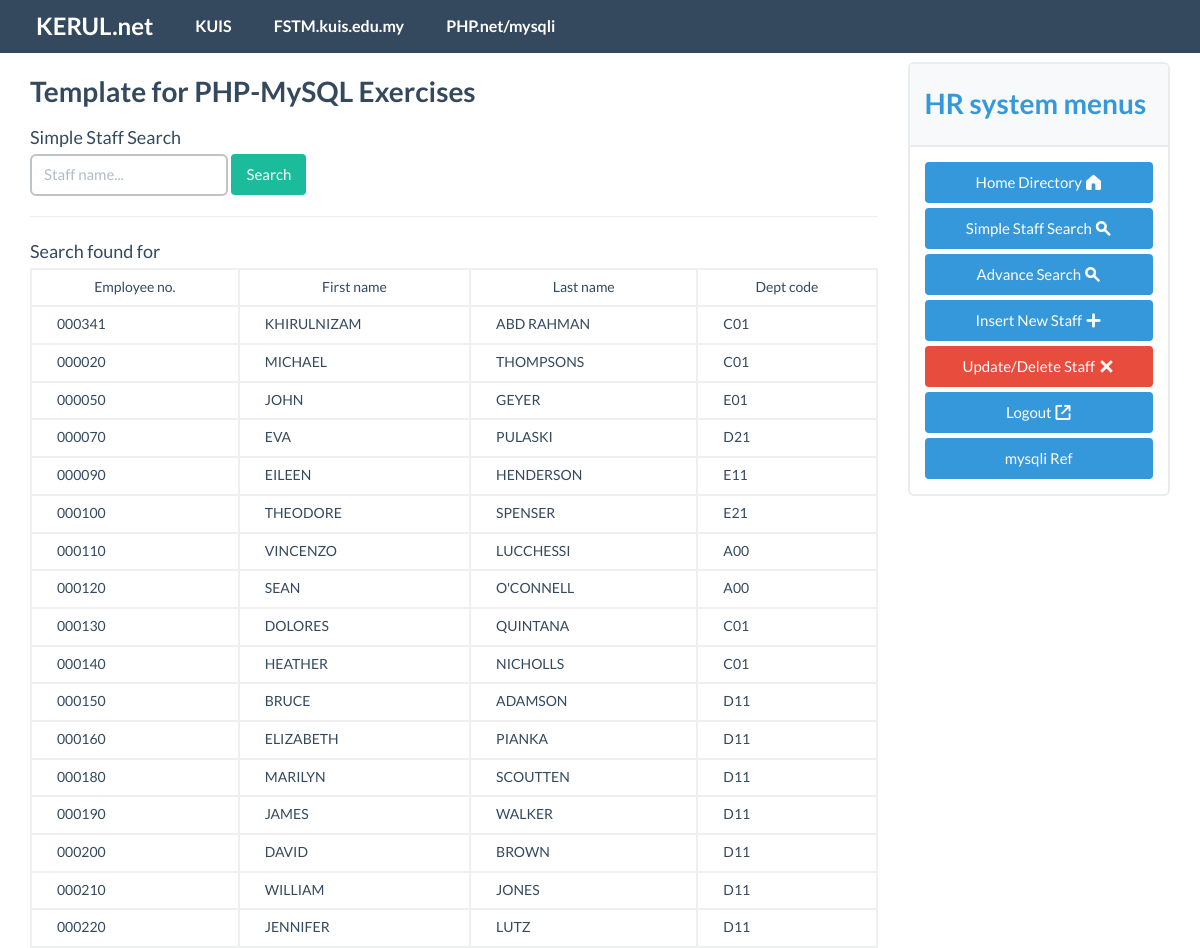
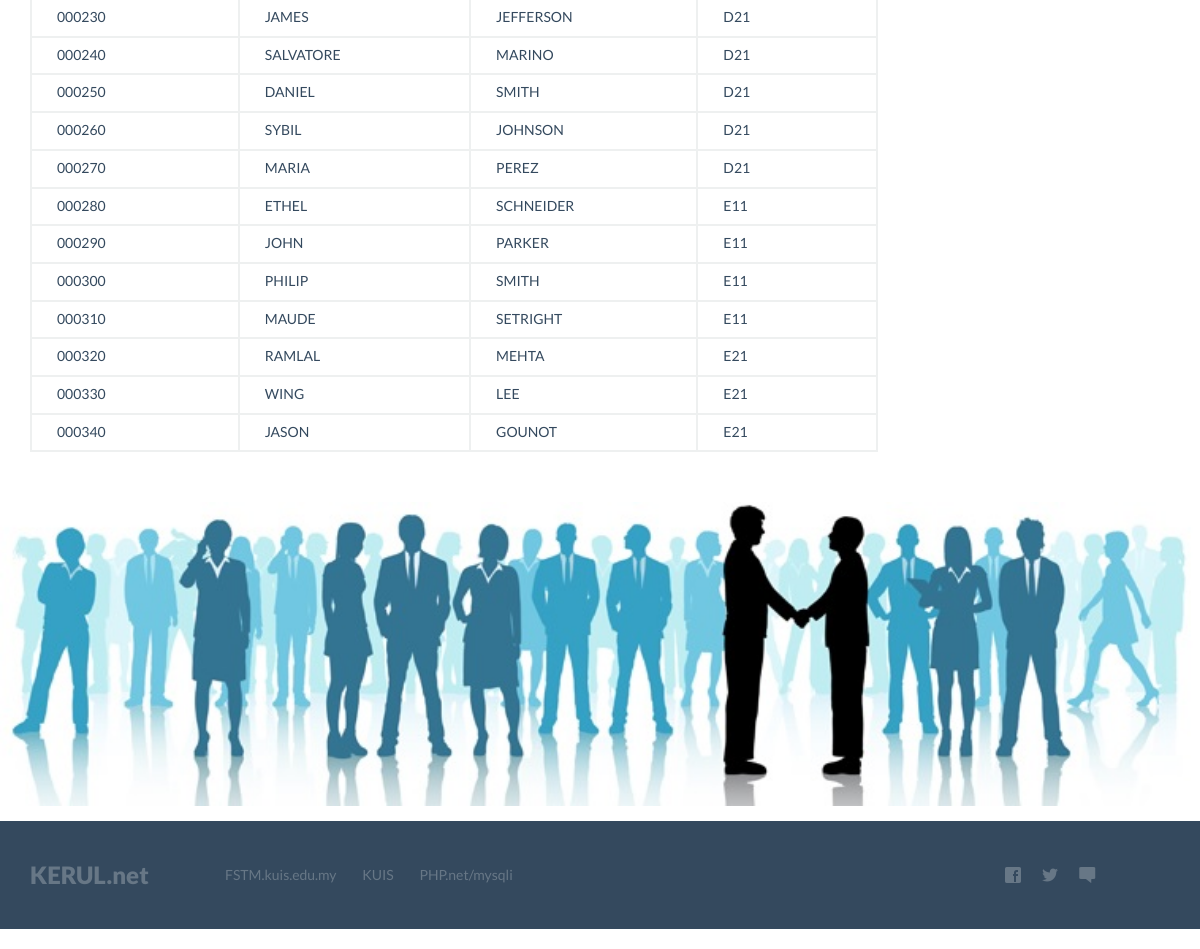
Page /simple-search.php on the committed database (2 pictures, top to bottom).
### tables this page shows
CREATE TABLE `employee` (
`EMPNO` varchar(6) NOT NULL default '',
`FIRSTNAME` varchar(20) default NULL,
`MIDINT` char(1) default NULL,
`LASTNAME` varchar(20) default NULL,
`WORKDEPT` char(3) default NULL,
`PHONENO` varchar(4) default NULL,
`HIREDATE` date default NULL,
`JOB` varchar(8) default NULL,
`EDLEVEL` smallint(6) default NULL,
`SEX` char(1) default NULL,
`BIRTHDATE` date default NULL,
`SALARY` decimal(9,2) default NULL,
`BONUS` decimal(9,2) default NULL,
`COMM` decimal(9,2) default NULL,
PRIMARY KEY (`EMPNO`),
FULLTEXT KEY `JOB` (`JOB`)
);

### simple-search.php (the view)
<?php
include ("inc/dbconn.php");
include ("inc/header-navbar.php");?>
<div class="container">
	<br>
	<br>
  <div class="row">
	  <div class="col-md-9" name="maincontent" id="maincontent">
		<h5>Template for PHP-MySQL Exercises</h5>
		Simple Staff Search<br>
		<form class="form-inline" role="form" name="" action="" method="GET">
			  <input class="form-control" name="staffname" type="text" placeholder="Staff name...">
			  <input class="btn btn-embosed btn-primary" type="submit" value="Search">
		</form>
		<hr>
		<?php
			$searchkey=$_GET['staffname'];
			$sql="SELECT EMPNO, FIRSTNAME, LASTNAME, WORKDEPT
			FROM employee
			WHERE FIRSTNAME LIKE '%$searchkey%'";
			$qr=mysqli_query($db,$sql);
			if(mysqli_num_rows($qr)==0){
				echo "Sorry, no match found!";
			}else{
				echo "Search found for $searchkey";
				?>
				<table width="90%"
				class='table table-hover table-bordered'>
						<tr align="center">
							<td>Employee no.</td>
							<td>First name</td>
							<td>Last name</td>
							<td>Dept code</td>
						</tr>
				<?php
					while($rekod=mysqli_fetch_array($qr)){
						echo "<tr>";
						echo "<td>".$rekod['EMPNO']."</td>";
						echo "<td>".$rekod['FIRSTNAME']."</td>";
						echo "<td>".$rekod['LASTNAME']."</td>";
						echo "<td>".$rekod['WORKDEPT']."</td>";
						echo "<tr>";
					}
			}
		?>
		</table>
	</div>
	<?php
		include ("inc/sidebar-menu.php");
	?>
  </div>
</div>
<?php
include ("inc/footer.php");?>

### inc/header-navbar.php (shortened to what this page needs)
<!DOCTYPE html>
<html lang="en">
<head>
  <link rel="stylesheet" href="css/bootstrap.min.css">
  <link href="css/flat-ui-pro.css" rel="stylesheet">
</head>
<body>
    <div class="navbar navbar-inverse navbar-fixed-top" role="navigation">
      <div class="container">
        <div class="navbar-header">
          <a class="navbar-brand" href="http://KERUL.net" target="_blank">KERUL.net</a>
        </div>
        <div class="navbar-collapse collapse">
          <ul class="nav navbar-nav">
            <li><a href="http://www.kuis.edu.my" target="_blank">KUIS</a></li>
            <li><a href="http://FSTM.kuis.edu.my" target="_blank">FSTM.kuis.edu.my</a></li>
			<li><a href="http://php.net/mysqli" target="_blank">PHP.net/mysqli</a></li>
          </ul>
      </div>
    </div>
	</div>

### inc/sidebar-menu.php
<div class="col-md-3">
	<div class="panel panel-info">
		<div class="panel-heading"><h5>HR system menus</h5></div>
		<div class="panel-body">
			<a href="../mycompanyhr" class="btn btn-info btn-block">Home Directory
				<span class="fui-home"></span></a>
			<a href="search.php" class="btn btn-info btn-block">Simple Staff Search
				<span class="fui-search"></span></a>
			<a href="advance-search.php" class="btn btn-info btn-block">Advance Search
				<span class="fui-search"></span></a>
			<a href="insert-form.php" class="btn btn-info btn-block">Insert New Staff
				<span class="fui-plus"></span></a>
			<a href="search-update-delete.php" class="btn btn-danger btn-block">Update/Delete Staff
				<span class="fui-cross"></span></a>
			<a href="logout.php" class="btn btn-info btn-block">Logout
				<span class="fui-export"></span></a>
			<a href="http://php.net/mysqli" class="btn btn-info btn-block" target="_blank">mysqli Ref</a>
		</div>
	</div>
</div>

### inc/footer.php (shortened to what this page needs)
<div class="mtl pbl">
  <p align="center"><img src="img/logo-myhr.jpg" width="100%"></p>
      <div class="bottom-menu bottom-menu-inverse">
        <div class="container">
          <div class="row">
            <div class="col-md-2 col-sm-2">
              <a href="http://KERUL.net" target="new" class="bottom-menu-brand">KERUL.net</a>
            </div>
            <div class="col-md-8 col-sm-8">
              <ul class="bottom-menu-list">
			    <li><a href="http://fstm.kuis.edu.my" target="_blank">FSTM.kuis.edu.my</a></li>
				<li><a href="http://www.kuis.edu.my" target="_blank">KUIS</a></li>
				<li><a href="http://php.net/mysqli" target="_blank">PHP.net/mysqli</a></li>
              </ul>
            </div>
            <div class="col-md-2 col-sm-2">
              <ul class="bottom-menu-iconic-list">
                <li><a href="http://facebook.com/kerul.net" class="fui-facebook" target="new"></a></li>
                <li><a href="http://twitter.com/khirulnizam" class="fui-twitter" target="new"></a></li>
				<li><a href="tel:+60129034614" class="fui-chat" target="new"></a></li>
              </ul>
            </div>
          </div>
        </div>
      </div>
  </div>
  </body>
  </html>

### rows in the picture
employee: EMPNO "000341", FIRSTNAME "KHIRULNIZAM", LASTNAME "ABD RAHMAN", WORKDEPT "C01"
employee: EMPNO "000020", FIRSTNAME "MICHAEL", LASTNAME "THOMPSONS", WORKDEPT "C01"
employee: EMPNO "000050", FIRSTNAME "JOHN", LASTNAME "GEYER", WORKDEPT "E01"
employee: EMPNO "000070", FIRSTNAME "EVA", LASTNAME "PULASKI", WORKDEPT "D21"
employee: EMPNO "000090", FIRSTNAME "EILEEN", LASTNAME "HENDERSON", WORKDEPT "E11"
employee: EMPNO "000100", FIRSTNAME "THEODORE", LASTNAME "SPENSER", WORKDEPT "E21"
employee: EMPNO "000110", FIRSTNAME "VINCENZO", LASTNAME "LUCCHESSI", WORKDEPT "A00"
employee: EMPNO "000120", FIRSTNAME "SEAN", LASTNAME "O'CONNELL", WORKDEPT "A00"
employee: EMPNO "000130", FIRSTNAME "DOLORES", LASTNAME "QUINTANA", WORKDEPT "C01"
employee: EMPNO "000140", FIRSTNAME "HEATHER", LASTNAME "NICHOLLS", WORKDEPT "C01"
employee: EMPNO "000150", FIRSTNAME "BRUCE", LASTNAME "ADAMSON", WORKDEPT "D11"
employee: EMPNO "000160", FIRSTNAME "ELIZABETH", LASTNAME "PIANKA", WORKDEPT "D11"
employee: EMPNO "000180", FIRSTNAME "MARILYN", LASTNAME "SCOUTTEN", WORKDEPT "D11"
employee: EMPNO "000190", FIRSTNAME "JAMES", LASTNAME "WALKER", WORKDEPT "D11"
employee: EMPNO "000200", FIRSTNAME "DAVID", LASTNAME "BROWN", WORKDEPT "D11"
employee: EMPNO "000210", FIRSTNAME "WILLIAM", LASTNAME "JONES", WORKDEPT "D11"
employee: EMPNO "000220", FIRSTNAME "JENNIFER", LASTNAME "LUTZ", WORKDEPT "D11"
employee: EMPNO "000230", FIRSTNAME "JAMES", LASTNAME "JEFFERSON", WORKDEPT "D21"
employee: EMPNO "000240", FIRSTNAME "SALVATORE", LASTNAME "MARINO", WORKDEPT "D21"
employee: EMPNO "000250", FIRSTNAME "DANIEL", LASTNAME "SMITH", WORKDEPT "D21"
employee: EMPNO "000260", FIRSTNAME "SYBIL", LASTNAME "JOHNSON", WORKDEPT "D21"
employee: EMPNO "000270", FIRSTNAME "MARIA", LASTNAME "PEREZ", WORKDEPT "D21"
employee: EMPNO "000280", FIRSTNAME "ETHEL", LASTNAME "SCHNEIDER", WORKDEPT "E11"
employee: EMPNO "000290", FIRSTNAME "JOHN", LASTNAME "PARKER", WORKDEPT "E11"
employee: EMPNO "000300", FIRSTNAME "PHILIP", LASTNAME "SMITH", WORKDEPT "E11"
employee: EMPNO "000310", FIRSTNAME "MAUDE", LASTNAME "SETRIGHT", WORKDEPT "E11"
employee: EMPNO "000320", FIRSTNAME "RAMLAL", LASTNAME "MEHTA", WORKDEPT "E21"
employee: EMPNO "000330", FIRSTNAME "WING", LASTNAME "LEE", WORKDEPT "E21"
employee: EMPNO "000340", FIRSTNAME "JASON", LASTNAME "GOUNOT", WORKDEPT "E21"
